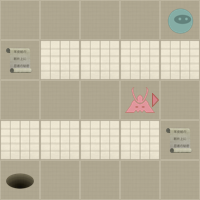

A 2D game scene composited from a Tiled map and its tileset images. What follows is a short description and the map's XML, with each tile layer's data collapsed to a summary:
An orthogonal 5x5 tile map with 40x40 px tiles, 2 tile layers (Level, Actors).

<map version="1.0" orientation="orthogonal" width="5" height="5" tilewidth="40" tileheight="40">
 <properties>
  <property name="moves" value="16" />
 </properties>
 <tileset firstgid="1" name="tiles" tilewidth="40" tileheight="40" spacing="2" margin="2">
  <image source="tiles.png" width="256" height="256" />
  <tile id="0">
   <properties>
    <property name="actor" value="exit" />
   </properties>
  </tile>
  <tile id="2">
   <properties>
    <property name="actor" value="guard" />
    <property name="direction" value="down" />
   </properties>
  </tile>
  <tile id="3">
   <properties>
    <property name="actor" value="guard" />
    <property name="direction" value="left" />
   </properties>
  </tile>
  <tile id="4">
   <properties>
    <property name="actor" value="guard" />
    <property name="direction" value="right" />
   </properties>
  </tile>
  <tile id="5">
   <properties>
    <property name="actor" value="guard" />
    <property name="direction" value="up" />
   </properties>
  </tile>
  <tile id="7">
   <properties>
    <property name="actor" value="player" />
   </properties>
  </tile>
  <tile id="8">
   <properties>
    <property name="actor" value="scroll" />
   </properties>
  </tile>
  <tile id="9">
   <properties>
    <property name="wall" value="1" />
   </properties>
  </tile>
 </tileset>
 <layer name="Level" width="5" height="5">
  <data>[25 cells, 25 non-empty, 2 distinct tile ids]</data>
 </layer>
 <layer name="Actors" width="5" height="5">
  <data>[25 cells, 5 non-empty, 4 distinct tile ids]</data>
 </layer>
</map>
